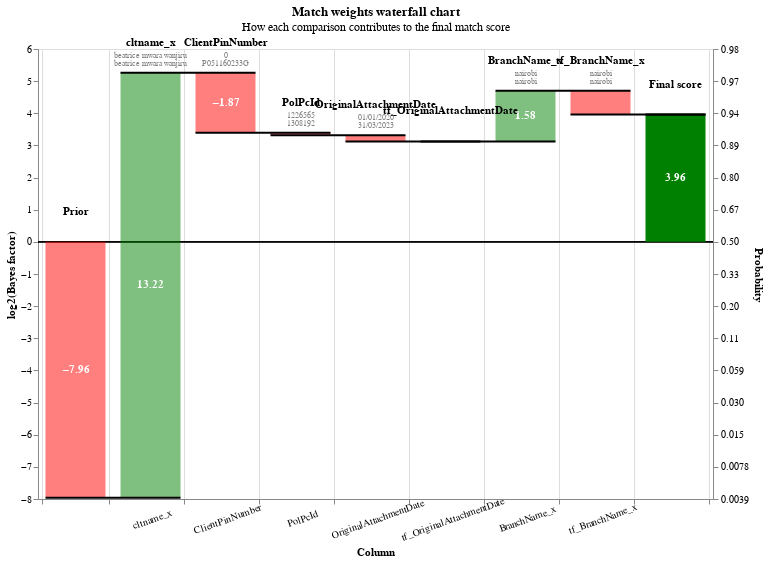

Write notebook code for a chart like this one.
### Code cell
records_to_view  = df_predictions.as_record_dict(limit=5)
linker.waterfall_chart(records_to_view, filter_nulls=False)

### Figure 1 — Vega-Lite specification as saved in the notebook (floating-point values rounded to 4 significant figures)
{"config": {"view": {"continuousWidth": 400, "continuousHeight": 300}}, "layer": [{"layer": [{"mark": "rule", "encoding": {"color": {"value": "black"}, "size": {"value": 0.5}, "y": {"field": "zero", "type": "quantitative"}}}, {"mark": {"type": "bar", "width": 60}, "encoding": {"color": {"condition": {"test": "(datum.log2_bayes_factor < 0)", "value": "red"}, "value": "green"}, "opacity": {"condition": {"test": "datum.column_name == 'Prior match weight' || datum.column_name == 'Final score'", "value": 1}, "value": 0.5}, "tooltip": [{"field": "column_name", "title": "Comparison column", "type": "nominal"}, {"field": "value_l", "title": "Value (L)", "type": "nominal"}, {"field": "value_r", "title": "Value (R)", "type": "nominal"}, {"field": "label_for_charts", "title": "Label", "type": "ordinal"}, {"field": "sql_condition", "title": "SQL condition", "type": "nominal"}, {"field": "comparison_vector_value", "title": "Comparison vector value", "type": "nominal"}, {"field": "bayes_factor", "format": ",.4f", "title": "Bayes factor = m/u", "type": "quantitative"}, {"field": "log2_bayes_factor", "format": ",.4f", "title": "Match weight = log2(m/u)", "type": "quantitative"}, {"field": "prob", "format": ".4f", "title": "Adjusted match score", "type": "quantitative"}, {"field": "bayes_factor_description", "title": "Match weight description", "type": "nominal"}], "x": {"axis": {"grid": true, "labelAlign": "center", "labelAngle": -20, "labelExpr": "datum.value == 'Prior' || datum.value == 'Final score' ? '' : datum.value", "labelPadding": 10, "tickBand": "extent", "title": "Column"}, "field": "column_name", "sort": {"field": "bar_sort_order", "order": "ascending"}, "type": "nominal"}, "y": {"axis": {"grid": false, "orient": "left", "title": "log2(Bayes factor)"}, "field": "previous_sum", "type": "quantitative"}, "y2": {"field": "sum"}}}, {"mark": {"type": "text", "fontWeight": "bold"}, "encoding": {"color": {"value": "white"}, "text": {"condition": {"test": "abs(datum.log2_bayes_factor) > 1", "field": "log2_bayes_factor", "format": ".2f", "type": "nominal"}, "value": ""}, "x": {"axis": {"labelAngle": -20, "title": "Column"}, "field": "column_name", "sort": {"field": "bar_sort_order", "order": "ascending"}, "type": "nominal"}, "y": {"axis": {"orient": "left"}, "field": "center", "type": "quantitative"}}}, {"mark": {"type": "text", "baseline": "bottom", "dy": -25, "fontWeight": "bold"}, "encoding": {"color": {"value": "black"}, "text": {"field": "column_name", "type": "nominal"}, "x": {"axis": {"labelAngle": -20, "title": "Column"}, "field": "column_name", "sort": {"field": "bar_sort_order", "order": "ascending"}, "type": "nominal"}, "y": {"field": "sum_top", "type": "quantitative"}}}, {"mark": {"type": "text", "baseline": "bottom", "dy": -13, "fontSize": 8}, "encoding": {"color": {"value": "grey"}, "text": {"field": "value_l", "type": "nominal"}, "x": {"axis": {"labelAngle": -20, "title": "Column"}, "field": "column_name", "sort": {"field": "bar_sort_order", "order": "ascending"}, "type": "nominal"}, "y": {"field": "sum_top", "type": "quantitative"}}}, {"mark": {"type": "text", "baseline": "bottom", "dy": -5, "fontSize": 8}, "encoding": {"color": {"value": "grey"}, "text": {"field": "value_r", "type": "nominal"}, "x": {"axis": {"labelAngle": -20, "title": "Column"}, "field": "column_name", "sort": {"field": "bar_sort_order", "order": "ascending"}, "type": "nominal"}, "y": {"field": "sum_top", "type": "quantitative"}}}]}, {"mark": {"type": "rule", "color": "black", "strokeWidth": 2, "x2Offset": 30, "xOffset": -30}, "encoding": {"x": {"axis": {"labelAngle": -20, "title": "Column"}, "field": "column_name", "sort": {"field": "bar_sort_order", "order": "ascending"}, "type": "nominal"}, "x2": {"field": "lead"}, "y": {"axis": {"labelExpr": "format(1 / (1 + pow(2, -1*datum.value)), '.2r')", "orient": "right", "title": "Probability"}, "field": "sum", "scale": {"zero": false}, "type": "quantitative"}}}], "data": {"name": "data-7624b5f05580ca6203a8d6e48edd7749"}, "height": 450, "params": [{"name": "record_number", "bind": {"input": "range", "max": 4, "min": 0, "step": 1}, "value": 0}], "resolve": {"axis": {"y": "independent"}}, "title": {"text": "Match weights waterfall chart", "subtitle": "How each comparison contributes to the final match score"}, "transform": [{"filter": "(datum.record_number == record_number)"}, {"window": [{"op": "sum", "field": "log2_bayes_factor", "as": "sum"}, {"op": "lead", "field": "column_name", "as": "lead"}], "frame": [null, 0]}, {"calculate": "datum.column_name === \"Final score\" ? datum.sum - datum.log2_bayes_factor : datum.sum", "as": "sum"}, {"calculate": "datum.lead === null ? datum.column_name : datum.lead", "as": "lead"}, {"calculate": "datum.column_name === \"Final score\" || datum.column_name === \"Prior match weight\" ? 0 : datum.sum - datum.log2_bayes_factor", "as": "previous_sum"}, {"calculate": "datum.sum > datum.previous_sum ? datum.column_name : \"\"", "as": "top_label"}, {"calculate": "datum.sum < datum.previous_sum ? datum.column_name : \"\"", "as": "bottom_label"}, {"calculate": "datum.sum > datum.previous_sum ? datum.sum : datum.previous_sum", "as": "sum_top"}, {"calculate": "datum.sum < datum.previous_sum ? datum.sum : datum.previous_sum", "as": "sum_bottom"}, {"calculate": "(datum.sum + datum.previous_sum) / 2", "as": "center"}, {"calculate": "(datum.log2_bayes_factor > 0 ? \"+\" : \"\") + datum.log2_bayes_factor", "as": "text_log2_bayes_factor"}, {"calculate": "datum.sum < datum.previous_sum ? 4 : -4", "as": "dy"}, {"calculate": "datum.sum < datum.previous_sum ? \"top\" : \"bottom\"", "as": "baseline"}, {"calculate": "1. / (1 + pow(2, -1.*datum.sum))", "as": "prob"}, {"calculate": "0*datum.sum", "as": "zero"}], "width": {"step": 75}, "$schema": "https://vega.github.io/schema/vega-lite/v5.9.3.json", "datasets": {"data-7624b5f05580ca6203a8d6e48edd7749": [{"column_name": "Prior", "label_for_charts": "Starting match weight (prior)", "sql_condition": null, "log2_bayes_factor": -7.96, "bayes_factor": 0.004016, "comparison_vector_value": null, "m_probability": null, "u_probability": null, "bayes_factor_description": null, "value_l": "", "value_r": "", "term_frequency_adjustment": null, "bar_sort_order": 0, "record_number": 0}, {"column_name": "cltname_x", "label_for_charts": "Exact match", "sql_condition": "\"cltname_x_l\" = \"cltname_x_r\"", "log2_bayes_factor": 13.22, "bayes_factor": 9530.0, "comparison_vector_value": 2, "m_probability": 0.8715, "u_probability": 9.144e-05, "bayes_factor_description": "If comparison level is `exact match` then comparison is 9,530.32 times more likely to be a match", "value_l": "beatrice mwara wanjiru", "value_r": "beatrice mwara wanjiru", "term_frequency_adjustment": false, "bar_sort_order": 1, "record_number": 0}, {"column_name": "ClientPinNumber", "label_for_charts": "All other comparisons", "sql_condition": "ELSE", "log2_bayes_factor": -1.865, "bayes_factor": 0.2745, "comparison_vector_value": 0, "m_probability": 0.2718, "u_probability": 0.9902, "bayes_factor_description": "If comparison level is `all other comparisons` then comparison is  3.64 times less likely to be a match", "value_l": "0", "value_r": "P051160233G", "term_frequency_adjustment": false, "bar_sort_order": 2, "record_number": 0}, {"column_name": "PolPcId", "label_for_charts": "All other comparisons", "sql_condition": "ELSE", "log2_bayes_factor": -0.07461, "bayes_factor": 0.9496, "comparison_vector_value": 0, "m_probability": 0.9496, "u_probability": 1.0, "bayes_factor_description": "If comparison level is `all other comparisons` then comparison is  1.05 times less likely to be a match", "value_l": "1226565", "value_r": "1308192", "term_frequency_adjustment": false, "bar_sort_order": 3, "record_number": 0}, {"column_name": "OriginalAttachmentDate", "label_for_charts": "All other comparisons", "sql_condition": "ELSE", "log2_bayes_factor": -0.1963, "bayes_factor": 0.8728, "comparison_vector_value": 0, "m_probability": 0.8713, "u_probability": 0.9983, "bayes_factor_description": "If comparison level is `all other comparisons` then comparison is  1.15 times less likely to be a match", "value_l": "01/01/2020", "value_r": "31/03/2023", "term_frequency_adjustment": false, "bar_sort_order": 4, "record_number": 0}, {"column_name": "tf_OriginalAttachmentDate", "label_for_charts": "All other comparisons", "sql_condition": "ELSE", "log2_bayes_factor": 0.0, "bayes_factor": 1.0, "comparison_vector_value": 0, "m_probability": 0.8713, "u_probability": 0.9983, "bayes_factor_description": "If comparison level is `all other comparisons` then comparison is  1.15 times less likely to be a match", "value_l": "", "value_r": "", "term_frequency_adjustment": true, "bar_sort_order": 5, "record_number": 0}, {"column_name": "BranchName_x", "label_for_charts": "Exact match", "sql_condition": "\"BranchName_x_l\" = \"BranchName_x_r\"", "log2_bayes_factor": 1.581, "bayes_factor": 2.992, "comparison_vector_value": 1, "m_probability": 0.9992, "u_probability": 0.334, "bayes_factor_description": "If comparison level is `exact match` then comparison is 2.99 times more likely to be a match", "value_l": "nairobi", "value_r": "nairobi", "term_frequency_adjustment": false, "bar_sort_order": 6, "record_number": 0}, {"column_name": "tf_BranchName_x", "label_for_charts": "Term freq adjustment on BranchName_x with weight {cl.tf_adjustment_weight}", "sql_condition": "\"BranchName_x_l\" = \"BranchName_x_r\"", "log2_bayes_factor": -0.7432, "bayes_factor": 0.5974, "comparison_vector_value": 1, "m_probability": null, "u_probability": null, "bayes_factor_description": "Term frequency adjustment on BranchName_x makes comparison  1.67 times less likely to be a match", "value_l": "nairobi", "value_r": "nairobi", "term_frequency_adjustment": true, "bar_sort_order": 7, "record_number": 0}, {"column_name": "Final score", "label_for_charts": "Final score", "sql_condition": null, "log2_bayes_factor": 3.96, "bayes_factor": 15.57, "comparison_vector_value": null, "m_probability": null, "u_probability": null, "bayes_factor_description": null, "value_l": "", "value_r": "", "term_frequency_adjustment": null, "bar_sort_order": 8, "record_number": 0}, {"column_name": "Prior", "label_for_charts": "Starting match weight (prior)", "sql_condition": null, "log2_bayes_factor": -7.96, "bayes_factor": 0.004016, "comparison_vector_value": null, "m_probability": null, "u_probability": null, "bayes_factor_description": null, "value_l": "", "value_r": "", "term_frequency_adjustment": null, "bar_sort_order": 0, "record_number": 1}, {"column_name": "cltname_x", "label_for_charts": "Exact match", "sql_condition": "\"cltname_x_l\" = \"cltname_x_r\"", "log2_bayes_factor": 13.22, "bayes_factor": 9530.0, "comparison_vector_value": 2, "m_probability": 0.8715, "u_probability": 9.144e-05, "bayes_factor_description": "If comparison level is `exact match` then comparison is 9,530.32 times more likely to be a match", "value_l": "catherine kathina syonguvi", "value_r": "catherine kathina syonguvi", "term_frequency_adjustment": false, "bar_sort_order": 1, "record_number": 1}, {"column_name": "ClientPinNumber", "label_for_charts": "All other comparisons", "sql_condition": "ELSE", "log2_bayes_factor": -1.865, "bayes_factor": 0.2745, "comparison_vector_value": 0, "m_probability": 0.2718, "u_probability": 0.9902, "bayes_factor_description": "If comparison level is `all other comparisons` then comparison is  3.64 times less likely to be a match", "value_l": "0", "value_r": "P051160233G", "term_frequency_adjustment": false, "bar_sort_order": 2, "record_number": 1}, {"column_name": "PolPcId", "label_for_charts": "All other comparisons", "sql_condition": "ELSE", "log2_bayes_factor": -0.07461, "bayes_factor": 0.9496, "comparison_vector_value": 0, "m_probability": 0.9496, "u_probability": 1.0, "bayes_factor_description": "If comparison level is `all other comparisons` then comparison is  1.05 times less likely to be a match", "value_l": "1226564", "value_r": "1286764", "term_frequency_adjustment": false, "bar_sort_order": 3, "record_number": 1}, {"column_name": "OriginalAttachmentDate", "label_for_charts": "All other comparisons", "sql_condition": "ELSE", "log2_bayes_factor": -0.1963, "bayes_factor": 0.8728, "comparison_vector_value": 0, "m_probability": 0.8713, "u_probability": 0.9983, "bayes_factor_description": "If comparison level is `all other comparisons` then comparison is  1.15 times less likely to be a match", "value_l": "01/01/2020", "value_r": "01/04/2022", "term_frequency_adjustment": false, "bar_sort_order": 4, "record_number": 1}, {"column_name": "tf_OriginalAttachmentDate", "label_for_charts": "All other comparisons", "sql_condition": "ELSE", "log2_bayes_factor": 0.0, "bayes_factor": 1.0, "comparison_vector_value": 0, "m_probability": 0.8713, "u_probability": 0.9983, "bayes_factor_description": "If comparison level is `all other comparisons` then comparison is  1.15 times less likely to be a match", "value_l": "", "value_r": "", "term_frequency_adjustment": true, "bar_sort_order": 5, "record_number": 1}, {"column_name": "BranchName_x", "label_for_charts": "Exact match", "sql_condition": "\"BranchName_x_l\" = \"BranchName_x_r\"", "log2_bayes_factor": 1.581, "bayes_factor": 2.992, "comparison_vector_value": 1, "m_probability": 0.9992, "u_probability": 0.334, "bayes_factor_description": "If comparison level is `exact match` then comparison is 2.99 times more likely to be a match", "value_l": "nairobi", "value_r": "nairobi", "term_frequency_adjustment": false, "bar_sort_order": 6, "record_number": 1}, {"column_name": "tf_BranchName_x", "label_for_charts": "Term freq adjustment on BranchName_x with weight {cl.tf_adjustment_weight}", "sql_condition": "\"BranchName_x_l\" = \"BranchName_x_r\"", "log2_bayes_factor": -0.7432, "bayes_factor": 0.5974, "comparison_vector_value": 1, "m_probability": null, "u_probability": null, "bayes_factor_description": "Term frequency adjustment on BranchName_x makes comparison  1.67 times less likely to be a match", "value_l": "nairobi", "value_r": "nairobi", "term_frequency_adjustment": true, "bar_sort_order": 7, "record_number": 1}, {"column_name": "Final score", "label_for_charts": "Final score", "sql_condition": null, "log2_bayes_factor": 3.96, "bayes_factor": 15.57, "comparison_vector_value": null, "m_probability": null, "u_probability": null, "bayes_factor_description": null, "value_l": "", "value_r": "", "term_frequency_adjustment": null, "bar_sort_order": 8, "record_number": 1}, {"column_name": "Prior", "label_for_charts": "Starting match weight (prior)", "sql_condition": null, "log2_bayes_factor": -7.96, "bayes_factor": 0.004016, "comparison_vector_value": null, "m_probability": null, "u_probability": null, "bayes_factor_description": null, "value_l": "", "value_r": "", "term_frequency_adjustment": null, "bar_sort_order": 0, "record_number": 2}, {"column_name": "cltname_x", "label_for_charts": "Exact match", "sql_condition": "\"cltname_x_l\" = \"cltname_x_r\"", "log2_bayes_factor": 13.22, "bayes_factor": 9530.0, "comparison_vector_value": 2, "m_probability": 0.8715, "u_probability": 9.144e-05, "bayes_factor_description": "If comparison level is `exact match` then comparison is 9,530.32 times more likely to be a match", "value_l": "daniel muchiri  gichuki", "value_r": "daniel muchiri  gichuki", "term_frequency_adjustment": false, "bar_sort_order": 1, "record_number": 2}, {"column_name": "ClientPinNumber", "label_for_charts": "All other comparisons", "sql_condition": "ELSE", "log2_bayes_factor": -1.865, "bayes_factor": 0.2745, "comparison_vector_value": 0, "m_probability": 0.2718, "u_probability": 0.9902, "bayes_factor_description": "If comparison level is `all other comparisons` then comparison is  3.64 times less likely to be a match", "value_l": "0", "value_r": "P000609362E", "term_frequency_adjustment": false, "bar_sort_order": 2, "record_number": 2}, {"column_name": "PolPcId", "label_for_charts": "Exact match", "sql_condition": "\"PolPcId_l\" = \"PolPcId_r\"", "log2_bayes_factor": 12.46, "bayes_factor": 5635.0, "comparison_vector_value": 1, "m_probability": 0.05041, "u_probability": 8.946e-06, "bayes_factor_description": "If comparison level is `exact match` then comparison is 5,635.03 times more likely to be a match", "value_l": "1226714", "value_r": "1226714", "term_frequency_adjustment": false, "bar_sort_order": 3, "record_number": 2}, {"column_name": "OriginalAttachmentDate", "label_for_charts": "Exact match", "sql_condition": "\"OriginalAttachmentDate_l\" = \"OriginalAttachmentDate_r\"", "log2_bayes_factor": 6.233, "bayes_factor": 75.21, "comparison_vector_value": 1, "m_probability": 0.1287, "u_probability": 0.001711, "bayes_factor_description": "If comparison level is `exact match` then comparison is 75.21 times more likely to be a match", "value_l": "01/01/2020", "value_r": "01/01/2020", "term_frequency_adjustment": false, "bar_sort_order": 4, "record_number": 2}, {"column_name": "tf_OriginalAttachmentDate", "label_for_charts": "Term freq adjustment on OriginalAttachmentDate with weight {cl.tf_adjustment_weight}", "sql_condition": "\"OriginalAttachmentDate_l\" = \"OriginalAttachmentDate_r\"", "log2_bayes_factor": -3.178, "bayes_factor": 0.1105, "comparison_vector_value": 1, "m_probability": null, "u_probability": null, "bayes_factor_description": "Term frequency adjustment on OriginalAttachmentDate makes comparison  9.05 times less likely to be a match", "value_l": "01/01/2020", "value_r": "01/01/2020", "term_frequency_adjustment": true, "bar_sort_order": 5, "record_number": 2}, {"column_name": "BranchName_x", "label_for_charts": "Exact match", "sql_condition": "\"BranchName_x_l\" = \"BranchName_x_r\"", "log2_bayes_factor": 1.581, "bayes_factor": 2.992, "comparison_vector_value": 1, "m_probability": 0.9992, "u_probability": 0.334, "bayes_factor_description": "If comparison level is `exact match` then comparison is 2.99 times more likely to be a match", "value_l": "nairobi", "value_r": "nairobi", "term_frequency_adjustment": false, "bar_sort_order": 6, "record_number": 2}, {"column_name": "tf_BranchName_x", "label_for_charts": "Term freq adjustment on BranchName_x with weight {cl.tf_adjustment_weight}", "sql_condition": "\"BranchName_x_l\" = \"BranchName_x_r\"", "log2_bayes_factor": -0.7432, "bayes_factor": 0.5974, "comparison_vector_value": 1, "m_probability": null, "u_probability": null, "bayes_factor_description": "Term frequency adjustment on BranchName_x makes comparison  1.67 times less likely to be a match", "value_l": "nairobi", "value_r": "nairobi", "term_frequency_adjustment": true, "bar_sort_order": 7, "record_number": 2}, {"column_name": "Final score", "label_for_charts": "Final score", "sql_condition": null, "log2_bayes_factor": 19.75, "bayes_factor": 879600.0, "comparison_vector_value": null, "m_probability": null, "u_probability": null, "bayes_factor_description": null, "value_l": "", "value_r": "", "term_frequency_adjustment": null, "bar_sort_order": 8, "record_number": 2}, {"column_name": "Prior", "label_for_charts": "Starting match weight (prior)", "sql_condition": null, "log2_bayes_factor": -7.96, "bayes_factor": 0.004016, "comparison_vector_value": null, "m_probability": null, "u_probability": null, "bayes_factor_description": null, "value_l": "", "value_r": "", "term_frequency_adjustment": null, "bar_sort_order": 0, "record_number": 3}, {"column_name": "cltname_x", "label_for_charts": "Exact match", "sql_condition": "\"cltname_x_l\" = \"cltname_x_r\"", "log2_bayes_factor": 13.22, "bayes_factor": 9530.0, "comparison_vector_value": 2, "m_probability": 0.8715, "u_probability": 9.144e-05, "bayes_factor_description": "If comparison level is `exact match` then comparison is 9,530.32 times more likely to be a match", "value_l": "irene kawira kithinji", "value_r": "irene kawira kithinji", "term_frequency_adjustment": false, "bar_sort_order": 1, "record_number": 3}, {"column_name": "ClientPinNumber", "label_for_charts": "All other comparisons", "sql_condition": "ELSE", "log2_bayes_factor": -1.865, "bayes_factor": 0.2745, "comparison_vector_value": 0, "m_probability": 0.2718, "u_probability": 0.9902, "bayes_factor_description": "If comparison level is `all other comparisons` then comparison is  3.64 times less likely to be a match", "value_l": "0", "value_r": "P051160233G", "term_frequency_adjustment": false, "bar_sort_order": 2, "record_number": 3}, {"column_name": "PolPcId", "label_for_charts": "All other comparisons", "sql_condition": "ELSE", "log2_bayes_factor": -0.07461, "bayes_factor": 0.9496, "comparison_vector_value": 0, "m_probability": 0.9496, "u_probability": 1.0, "bayes_factor_description": "If comparison level is `all other comparisons` then comparison is  1.05 times less likely to be a match", "value_l": "1226562", "value_r": "1286850", "term_frequency_adjustment": false, "bar_sort_order": 3, "record_number": 3}, {"column_name": "OriginalAttachmentDate", "label_for_charts": "All other comparisons", "sql_condition": "ELSE", "log2_bayes_factor": -0.1963, "bayes_factor": 0.8728, "comparison_vector_value": 0, "m_probability": 0.8713, "u_probability": 0.9983, "bayes_factor_description": "If comparison level is `all other comparisons` then comparison is  1.15 times less likely to be a match", "value_l": "01/01/2020", "value_r": "01/04/2022", "term_frequency_adjustment": false, "bar_sort_order": 4, "record_number": 3}, {"column_name": "tf_OriginalAttachmentDate", "label_for_charts": "All other comparisons", "sql_condition": "ELSE", "log2_bayes_factor": 0.0, "bayes_factor": 1.0, "comparison_vector_value": 0, "m_probability": 0.8713, "u_probability": 0.9983, "bayes_factor_description": "If comparison level is `all other comparisons` then comparison is  1.15 times less likely to be a match", "value_l": "", "value_r": "", "term_frequency_adjustment": true, "bar_sort_order": 5, "record_number": 3}, {"column_name": "BranchName_x", "label_for_charts": "Exact match", "sql_condition": "\"BranchName_x_l\" = \"BranchName_x_r\"", "log2_bayes_factor": 1.581, "bayes_factor": 2.992, "comparison_vector_value": 1, "m_probability": 0.9992, "u_probability": 0.334, "bayes_factor_description": "If comparison level is `exact match` then comparison is 2.99 times more likely to be a match", "value_l": "nairobi", "value_r": "nairobi", "term_frequency_adjustment": false, "bar_sort_order": 6, "record_number": 3}, {"column_name": "tf_BranchName_x", "label_for_charts": "Term freq adjustment on BranchName_x with weight {cl.tf_adjustment_weight}", "sql_condition": "\"BranchName_x_l\" = \"BranchName_x_r\"", "log2_bayes_factor": -0.7432, "bayes_factor": 0.5974, "comparison_vector_value": 1, "m_probability": null, "u_probability": null, "bayes_factor_description": "Term frequency adjustment on BranchName_x makes comparison  1.67 times less likely to be a match", "value_l": "nairobi", "value_r": "nairobi", "term_frequency_adjustment": true, "bar_sort_order": 7, "record_number": 3}, {"column_name": "Final score", "label_for_charts": "Final score", "sql_condition": null, "log2_bayes_factor": 3.96, "bayes_factor": 15.57, "comparison_vector_value": null, "m_probability": null, "u_probability": null, "bayes_factor_description": null, "value_l": "", "value_r": "", "term_frequency_adjustment": null, "bar_sort_order": 8, "record_number": 3}, {"column_name": "Prior", "label_for_charts": "Starting match weight (prior)", "sql_condition": null, "log2_bayes_factor": -7.96, "bayes_factor": 0.004016, "comparison_vector_value": null, "m_probability": null, "u_probability": null, "bayes_factor_description": null, "value_l": "", "value_r": "", "term_frequency_adjustment": null, "bar_sort_order": 0, "record_number": 4}, {"column_name": "cltname_x", "label_for_charts": "Exact match", "sql_condition": "\"cltname_x_l\" = \"cltname_x_r\"", "log2_bayes_factor": 13.22, "bayes_factor": 9530.0, "comparison_vector_value": 2, "m_probability": 0.8715, "u_probability": 9.144e-05, "bayes_factor_description": "If comparison level is `exact match` then comparison is 9,530.32 times more likely to be a match", "value_l": "margaret muthoni shikuku", "value_r": "margaret muthoni shikuku", "term_frequency_adjustment": false, "bar_sort_order": 1, "record_number": 4}, {"column_name": "ClientPinNumber", "label_for_charts": "Exact match", "sql_condition": "\"ClientPinNumber_l\" = \"ClientPinNumber_r\"", "log2_bayes_factor": 6.209, "bayes_factor": 73.98, "comparison_vector_value": 1, "m_probability": 0.7282, "u_probability": 0.009843, "bayes_factor_description": "If comparison level is `exact match` then comparison is 73.98 times more likely to be a match", "value_l": "0", "value_r": "0", "term_frequency_adjustment": false, "bar_sort_order": 2, "record_number": 4}, {"column_name": "PolPcId", "label_for_charts": "All other comparisons", "sql_condition": "ELSE", "log2_bayes_factor": -0.07461, "bayes_factor": 0.9496, "comparison_vector_value": 0, "m_probability": 0.9496, "u_probability": 1.0, "bayes_factor_description": "If comparison level is `all other comparisons` then comparison is  1.05 times less likely to be a match", "value_l": "1226560", "value_r": "1286865", "term_frequency_adjustment": false, "bar_sort_order": 3, "record_number": 4}, {"column_name": "OriginalAttachmentDate", "label_for_charts": "All other comparisons", "sql_condition": "ELSE", "log2_bayes_factor": -0.1963, "bayes_factor": 0.8728, "comparison_vector_value": 0, "m_probability": 0.8713, "u_probability": 0.9983, "bayes_factor_description": "If comparison level is `all other comparisons` then comparison is  1.15 times less likely to be a match", "value_l": "01/01/2020", "value_r": "01/04/2022", "term_frequency_adjustment": false, "bar_sort_order": 4, "record_number": 4}, {"column_name": "tf_OriginalAttachmentDate", "label_for_charts": "All other comparisons", "sql_condition": "ELSE", "log2_bayes_factor": 0.0, "bayes_factor": 1.0, "comparison_vector_value": 0, "m_probability": 0.8713, "u_probability": 0.9983, "bayes_factor_description": "If comparison level is `all other comparisons` then comparison is  1.15 times less likely to be a match", "value_l": "", "value_r": "", "term_frequency_adjustment": true, "bar_sort_order": 5, "record_number": 4}, {"column_name": "BranchName_x", "label_for_charts": "Exact match", "sql_condition": "\"BranchName_x_l\" = \"BranchName_x_r\"", "log2_bayes_factor": 1.581, "bayes_factor": 2.992, "comparison_vector_value": 1, "m_probability": 0.9992, "u_probability": 0.334, "bayes_factor_description": "If comparison level is `exact match` then comparison is 2.99 times more likely to be a match", "value_l": "nairobi", "value_r": "nairobi", "term_frequency_adjustment": false, "bar_sort_order": 6, "record_number": 4}, {"column_name": "tf_BranchName_x", "label_for_charts": "Term freq adjustment on BranchName_x with weight {cl.tf_adjustment_weight}", "sql_condition": "\"BranchName_x_l\" = \"BranchName_x_r\"", "log2_bayes_factor": -0.7432, "bayes_factor": 0.5974, "comparison_vector_value": 1, "m_probability": null, "u_probability": null, "bayes_factor_description": "Term frequency adjustment on BranchName_x makes comparison  1.67 times less likely to be a match", "value_l": "nairobi", "value_r": "nairobi", "term_frequency_adjustment": true, "bar_sort_order": 7, "record_number": 4}, {"column_name": "Final score", "label_for_charts": "Final score", "sql_condition": null, "log2_bayes_factor": 12.03, "bayes_factor": 4195.0, "comparison_vector_value": null, "m_probability": null, "u_probability": null, "bayes_factor_description": null, "value_l": "", "value_r": "", "term_frequency_adjustment": null, "bar_sort_order": 8, "record_number": 4}]}}
